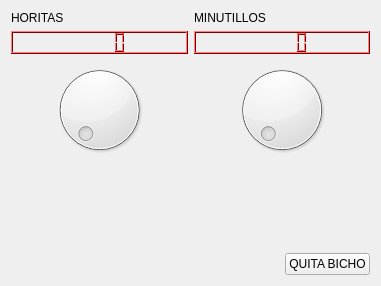
<?xml version="1.0" encoding="UTF-8"?>
<ui version="4.0">
 <class>Form</class>
 <widget class="QWidget" name="Form">
  <property name="geometry">
   <rect>
    <x>0</x>
    <y>0</y>
    <width>381</width>
    <height>286</height>
   </rect>
  </property>
  <property name="windowTitle">
   <string>Form</string>
  </property>
  <layout class="QGridLayout" name="gridLayout_2">
   <item row="0" column="0">
    <layout class="QVBoxLayout" name="verticalLayout">
     <item>
      <layout class="QGridLayout" name="gridLayout">
       <item row="1" column="0">
        <widget class="QLCDNumber" name="lcdNumber">
         <property name="palette">
          <palette>
           <active>
            <colorrole role="WindowText">
             <brush brushstyle="SolidPattern">
              <color alpha="255">
               <red>0</red>
               <green>0</green>
               <blue>0</blue>
              </color>
             </brush>
            </colorrole>
            <colorrole role="Button">
             <brush brushstyle="SolidPattern">
              <color alpha="255">
               <red>255</red>
               <green>0</green>
               <blue>0</blue>
              </color>
             </brush>
            </colorrole>
            <colorrole role="Light">
             <brush brushstyle="SolidPattern">
              <color alpha="255">
               <red>255</red>
               <green>127</green>
               <blue>127</blue>
              </color>
             </brush>
            </colorrole>
            <colorrole role="Midlight">
             <brush brushstyle="SolidPattern">
              <color alpha="255">
               <red>255</red>
               <green>63</green>
               <blue>63</blue>
              </color>
             </brush>
            </colorrole>
            <colorrole role="Dark">
             <brush brushstyle="SolidPattern">
              <color alpha="255">
               <red>127</red>
               <green>0</green>
               <blue>0</blue>
              </color>
             </brush>
            </colorrole>
            <colorrole role="Mid">
             <brush brushstyle="SolidPattern">
              <color alpha="255">
               <red>170</red>
               <green>0</green>
               <blue>0</blue>
              </color>
             </brush>
            </colorrole>
            <colorrole role="Text">
             <brush brushstyle="SolidPattern">
              <color alpha="255">
               <red>0</red>
               <green>0</green>
               <blue>0</blue>
              </color>
             </brush>
            </colorrole>
            <colorrole role="BrightText">
             <brush brushstyle="SolidPattern">
              <color alpha="255">
               <red>255</red>
               <green>255</green>
               <blue>255</blue>
              </color>
             </brush>
            </colorrole>
            <colorrole role="ButtonText">
             <brush brushstyle="SolidPattern">
              <color alpha="255">
               <red>0</red>
               <green>0</green>
               <blue>0</blue>
              </color>
             </brush>
            </colorrole>
            <colorrole role="Base">
             <brush brushstyle="SolidPattern">
              <color alpha="255">
               <red>255</red>
               <green>255</green>
               <blue>255</blue>
              </color>
             </brush>
            </colorrole>
            <colorrole role="Window">
             <brush brushstyle="SolidPattern">
              <color alpha="255">
               <red>255</red>
               <green>0</green>
               <blue>0</blue>
              </color>
             </brush>
            </colorrole>
            <colorrole role="Shadow">
             <brush brushstyle="SolidPattern">
              <color alpha="255">
               <red>0</red>
               <green>0</green>
               <blue>0</blue>
              </color>
             </brush>
            </colorrole>
            <colorrole role="AlternateBase">
             <brush brushstyle="SolidPattern">
              <color alpha="255">
               <red>255</red>
               <green>127</green>
               <blue>127</blue>
              </color>
             </brush>
            </colorrole>
            <colorrole role="ToolTipBase">
             <brush brushstyle="SolidPattern">
              <color alpha="255">
               <red>255</red>
               <green>255</green>
               <blue>220</blue>
              </color>
             </brush>
            </colorrole>
            <colorrole role="ToolTipText">
             <brush brushstyle="SolidPattern">
              <color alpha="255">
               <red>0</red>
               <green>0</green>
               <blue>0</blue>
              </color>
             </brush>
            </colorrole>
            <colorrole role="PlaceholderText">
             <brush brushstyle="SolidPattern">
              <color alpha="128">
               <red>0</red>
               <green>0</green>
               <blue>0</blue>
              </color>
             </brush>
            </colorrole>
           </active>
           <inactive>
            <colorrole role="WindowText">
             <brush brushstyle="SolidPattern">
              <color alpha="255">
               <red>0</red>
               <green>0</green>
               <blue>0</blue>
              </color>
             </brush>
            </colorrole>
            <colorrole role="Button">
             <brush brushstyle="SolidPattern">
              <color alpha="255">
               <red>255</red>
               <green>0</green>
               <blue>0</blue>
              </color>
             </brush>
            </colorrole>
            <colorrole role="Light">
             <brush brushstyle="SolidPattern">
              <color alpha="255">
               <red>255</red>
               <green>127</green>
               <blue>127</blue>
              </color>
             </brush>
            </colorrole>
            <colorrole role="Midlight">
             <brush brushstyle="SolidPattern">
              <color alpha="255">
               <red>255</red>
               <green>63</green>
               <blue>63</blue>
              </color>
             </brush>
            </colorrole>
            <colorrole role="Dark">
             <brush brushstyle="SolidPattern">
              <color alpha="255">
               <red>127</red>
               <green>0</green>
               <blue>0</blue>
              </color>
             </brush>
            </colorrole>
            <colorrole role="Mid">
             <brush brushstyle="SolidPattern">
              <color alpha="255">
               <red>170</red>
               <green>0</green>
               <blue>0</blue>
              </color>
             </brush>
            </colorrole>
            <colorrole role="Text">
             <brush brushstyle="SolidPattern">
              <color alpha="255">
               <red>0</red>
               <green>0</green>
               <blue>0</blue>
              </color>
             </brush>
            </colorrole>
            <colorrole role="BrightText">
             <brush brushstyle="SolidPattern">
              <color alpha="255">
               <red>255</red>
               <green>255</green>
               <blue>255</blue>
              </color>
             </brush>
            </colorrole>
            <colorrole role="ButtonText">
             <brush brushstyle="SolidPattern">
              <color alpha="255">
               <red>0</red>
               <green>0</green>
               <blue>0</blue>
              </color>
             </brush>
            </colorrole>
            <colorrole role="Base">
             <brush brushstyle="SolidPattern">
              <color alpha="255">
               <red>255</red>
               <green>255</green>
               <blue>255</blue>
              </color>
             </brush>
            </colorrole>
            <colorrole role="Window">
             <brush brushstyle="SolidPattern">
              <color alpha="255">
               <red>255</red>
               <green>0</green>
               <blue>0</blue>
              </color>
             </brush>
            </colorrole>
            <colorrole role="Shadow">
             <brush brushstyle="SolidPattern">
              <color alpha="255">
               <red>0</red>
               <green>0</green>
               <blue>0</blue>
              </color>
             </brush>
            </colorrole>
            <colorrole role="AlternateBase">
             <brush brushstyle="SolidPattern">
              <color alpha="255">
               <red>255</red>
               <green>127</green>
               <blue>127</blue>
              </color>
             </brush>
            </colorrole>
            <colorrole role="ToolTipBase">
             <brush brushstyle="SolidPattern">
              <color alpha="255">
               <red>255</red>
               <green>255</green>
               <blue>220</blue>
              </color>
             </brush>
            </colorrole>
            <colorrole role="ToolTipText">
             <brush brushstyle="SolidPattern">
              <color alpha="255">
               <red>0</red>
               <green>0</green>
               <blue>0</blue>
              </color>
             </brush>
            </colorrole>
            <colorrole role="PlaceholderText">
             <brush brushstyle="SolidPattern">
              <color alpha="128">
               <red>0</red>
               <green>0</green>
               <blue>0</blue>
              </color>
             </brush>
            </colorrole>
           </inactive>
           <disabled>
            <colorrole role="WindowText">
             <brush brushstyle="SolidPattern">
              <color alpha="255">
               <red>127</red>
               <green>0</green>
               <blue>0</blue>
              </color>
             </brush>
            </colorrole>
            <colorrole role="Button">
             <brush brushstyle="SolidPattern">
              <color alpha="255">
               <red>255</red>
               <green>0</green>
               <blue>0</blue>
              </color>
             </brush>
            </colorrole>
            <colorrole role="Light">
             <brush brushstyle="SolidPattern">
              <color alpha="255">
               <red>255</red>
               <green>127</green>
               <blue>127</blue>
              </color>
             </brush>
            </colorrole>
            <colorrole role="Midlight">
             <brush brushstyle="SolidPattern">
              <color alpha="255">
               <red>255</red>
               <green>63</green>
               <blue>63</blue>
              </color>
             </brush>
            </colorrole>
            <colorrole role="Dark">
             <brush brushstyle="SolidPattern">
              <color alpha="255">
               <red>127</red>
               <green>0</green>
               <blue>0</blue>
              </color>
             </brush>
            </colorrole>
            <colorrole role="Mid">
             <brush brushstyle="SolidPattern">
              <color alpha="255">
               <red>170</red>
               <green>0</green>
               <blue>0</blue>
              </color>
             </brush>
            </colorrole>
            <colorrole role="Text">
             <brush brushstyle="SolidPattern">
              <color alpha="255">
               <red>127</red>
               <green>0</green>
               <blue>0</blue>
              </color>
             </brush>
            </colorrole>
            <colorrole role="BrightText">
             <brush brushstyle="SolidPattern">
              <color alpha="255">
               <red>255</red>
               <green>255</green>
               <blue>255</blue>
              </color>
             </brush>
            </colorrole>
            <colorrole role="ButtonText">
             <brush brushstyle="SolidPattern">
              <color alpha="255">
               <red>127</red>
               <green>0</green>
               <blue>0</blue>
              </color>
             </brush>
            </colorrole>
            <colorrole role="Base">
             <brush brushstyle="SolidPattern">
              <color alpha="255">
               <red>255</red>
               <green>0</green>
               <blue>0</blue>
              </color>
             </brush>
            </colorrole>
            <colorrole role="Window">
             <brush brushstyle="SolidPattern">
              <color alpha="255">
               <red>255</red>
               <green>0</green>
               <blue>0</blue>
              </color>
             </brush>
            </colorrole>
            <colorrole role="Shadow">
             <brush brushstyle="SolidPattern">
              <color alpha="255">
               <red>0</red>
               <green>0</green>
               <blue>0</blue>
              </color>
             </brush>
            </colorrole>
            <colorrole role="AlternateBase">
             <brush brushstyle="SolidPattern">
              <color alpha="255">
               <red>255</red>
               <green>0</green>
               <blue>0</blue>
              </color>
             </brush>
            </colorrole>
            <colorrole role="ToolTipBase">
             <brush brushstyle="SolidPattern">
              <color alpha="255">
               <red>255</red>
               <green>255</green>
               <blue>220</blue>
              </color>
             </brush>
            </colorrole>
            <colorrole role="ToolTipText">
             <brush brushstyle="SolidPattern">
              <color alpha="255">
               <red>0</red>
               <green>0</green>
               <blue>0</blue>
              </color>
             </brush>
            </colorrole>
            <colorrole role="PlaceholderText">
             <brush brushstyle="SolidPattern">
              <color alpha="128">
               <red>0</red>
               <green>0</green>
               <blue>0</blue>
              </color>
             </brush>
            </colorrole>
           </disabled>
          </palette>
         </property>
        </widget>
       </item>
       <item row="1" column="1">
        <widget class="QLCDNumber" name="lcdNumber_2">
         <property name="palette">
          <palette>
           <active>
            <colorrole role="WindowText">
             <brush brushstyle="SolidPattern">
              <color alpha="255">
               <red>0</red>
               <green>0</green>
               <blue>0</blue>
              </color>
             </brush>
            </colorrole>
            <colorrole role="Button">
             <brush brushstyle="SolidPattern">
              <color alpha="255">
               <red>255</red>
               <green>0</green>
               <blue>0</blue>
              </color>
             </brush>
            </colorrole>
            <colorrole role="Light">
             <brush brushstyle="SolidPattern">
              <color alpha="255">
               <red>255</red>
               <green>127</green>
               <blue>127</blue>
              </color>
             </brush>
            </colorrole>
            <colorrole role="Midlight">
             <brush brushstyle="SolidPattern">
              <color alpha="255">
               <red>255</red>
               <green>63</green>
               <blue>63</blue>
              </color>
             </brush>
            </colorrole>
            <colorrole role="Dark">
             <brush brushstyle="SolidPattern">
              <color alpha="255">
               <red>127</red>
               <green>0</green>
               <blue>0</blue>
              </color>
             </brush>
            </colorrole>
            <colorrole role="Mid">
             <brush brushstyle="SolidPattern">
              <color alpha="255">
               <red>170</red>
               <green>0</green>
               <blue>0</blue>
              </color>
             </brush>
            </colorrole>
            <colorrole role="Text">
             <brush brushstyle="SolidPattern">
              <color alpha="255">
               <red>0</red>
               <green>0</green>
               <blue>0</blue>
              </color>
             </brush>
            </colorrole>
            <colorrole role="BrightText">
             <brush brushstyle="SolidPattern">
              <color alpha="255">
               <red>255</red>
               <green>255</green>
               <blue>255</blue>
              </color>
             </brush>
            </colorrole>
            <colorrole role="ButtonText">
             <brush brushstyle="SolidPattern">
              <color alpha="255">
               <red>0</red>
               <green>0</green>
               <blue>0</blue>
              </color>
             </brush>
            </colorrole>
            <colorrole role="Base">
             <brush brushstyle="SolidPattern">
              <color alpha="255">
               <red>255</red>
               <green>255</green>
               <blue>255</blue>
              </color>
             </brush>
            </colorrole>
            <colorrole role="Window">
             <brush brushstyle="SolidPattern">
              <color alpha="255">
               <red>255</red>
               <green>0</green>
               <blue>0</blue>
              </color>
             </brush>
            </colorrole>
            <colorrole role="Shadow">
             <brush brushstyle="SolidPattern">
              <color alpha="255">
               <red>0</red>
               <green>0</green>
               <blue>0</blue>
              </color>
             </brush>
            </colorrole>
            <colorrole role="AlternateBase">
             <brush brushstyle="SolidPattern">
              <color alpha="255">
               <red>255</red>
               <green>127</green>
               <blue>127</blue>
              </color>
             </brush>
            </colorrole>
            <colorrole role="ToolTipBase">
             <brush brushstyle="SolidPattern">
              <color alpha="255">
               <red>255</red>
               <green>255</green>
               <blue>220</blue>
              </color>
             </brush>
            </colorrole>
            <colorrole role="ToolTipText">
             <brush brushstyle="SolidPattern">
              <color alpha="255">
               <red>0</red>
               <green>0</green>
               <blue>0</blue>
              </color>
             </brush>
            </colorrole>
            <colorrole role="PlaceholderText">
             <brush brushstyle="SolidPattern">
              <color alpha="128">
               <red>0</red>
               <green>0</green>
               <blue>0</blue>
              </color>
             </brush>
            </colorrole>
           </active>
           <inactive>
            <colorrole role="WindowText">
             <brush brushstyle="SolidPattern">
              <color alpha="255">
               <red>0</red>
               <green>0</green>
               <blue>0</blue>
              </color>
             </brush>
            </colorrole>
            <colorrole role="Button">
             <brush brushstyle="SolidPattern">
              <color alpha="255">
               <red>255</red>
               <green>0</green>
               <blue>0</blue>
              </color>
             </brush>
            </colorrole>
            <colorrole role="Light">
             <brush brushstyle="SolidPattern">
              <color alpha="255">
               <red>255</red>
               <green>127</green>
               <blue>127</blue>
              </color>
             </brush>
            </colorrole>
            <colorrole role="Midlight">
             <brush brushstyle="SolidPattern">
              <color alpha="255">
               <red>255</red>
               <green>63</green>
               <blue>63</blue>
              </color>
             </brush>
            </colorrole>
            <colorrole role="Dark">
             <brush brushstyle="SolidPattern">
              <color alpha="255">
               <red>127</red>
               <green>0</green>
               <blue>0</blue>
              </color>
             </brush>
            </colorrole>
            <colorrole role="Mid">
             <brush brushstyle="SolidPattern">
              <color alpha="255">
               <red>170</red>
               <green>0</green>
               <blue>0</blue>
              </color>
             </brush>
            </colorrole>
            <colorrole role="Text">
             <brush brushstyle="SolidPattern">
              <color alpha="255">
               <red>0</red>
               <green>0</green>
               <blue>0</blue>
              </color>
             </brush>
            </colorrole>
            <colorrole role="BrightText">
             <brush brushstyle="SolidPattern">
              <color alpha="255">
               <red>255</red>
               <green>255</green>
               <blue>255</blue>
              </color>
             </brush>
            </colorrole>
            <colorrole role="ButtonText">
             <brush brushstyle="SolidPattern">
              <color alpha="255">
               <red>0</red>
               <green>0</green>
               <blue>0</blue>
              </color>
             </brush>
            </colorrole>
            <colorrole role="Base">
             <brush brushstyle="SolidPattern">
              <color alpha="255">
               <red>255</red>
               <green>255</green>
               <blue>255</blue>
              </color>
             </brush>
            </colorrole>
            <colorrole role="Window">
             <brush brushstyle="SolidPattern">
              <color alpha="255">
               <red>255</red>
               <green>0</green>
               <blue>0</blue>
              </color>
             </brush>
            </colorrole>
            <colorrole role="Shadow">
             <brush brushstyle="SolidPattern">
              <color alpha="255">
               <red>0</red>
               <green>0</green>
               <blue>0</blue>
              </color>
             </brush>
            </colorrole>
            <colorrole role="AlternateBase">
             <brush brushstyle="SolidPattern">
              <color alpha="255">
               <red>255</red>
               <green>127</green>
               <blue>127</blue>
              </color>
             </brush>
            </colorrole>
            <colorrole role="ToolTipBase">
             <brush brushstyle="SolidPattern">
              <color alpha="255">
               <red>255</red>
               <green>255</green>
               <blue>220</blue>
              </color>
             </brush>
            </colorrole>
            <colorrole role="ToolTipText">
             <brush brushstyle="SolidPattern">
              <color alpha="255">
               <red>0</red>
               <green>0</green>
               <blue>0</blue>
              </color>
             </brush>
            </colorrole>
            <colorrole role="PlaceholderText">
             <brush brushstyle="SolidPattern">
              <color alpha="128">
               <red>0</red>
               <green>0</green>
               <blue>0</blue>
              </color>
             </brush>
            </colorrole>
           </inactive>
           <disabled>
            <colorrole role="WindowText">
             <brush brushstyle="SolidPattern">
              <color alpha="255">
               <red>127</red>
               <green>0</green>
               <blue>0</blue>
              </color>
             </brush>
            </colorrole>
            <colorrole role="Button">
             <brush brushstyle="SolidPattern">
              <color alpha="255">
               <red>255</red>
               <green>0</green>
               <blue>0</blue>
              </color>
             </brush>
            </colorrole>
            <colorrole role="Light">
             <brush brushstyle="SolidPattern">
              <color alpha="255">
               <red>255</red>
               <green>127</green>
               <blue>127</blue>
              </color>
             </brush>
            </colorrole>
            <colorrole role="Midlight">
             <brush brushstyle="SolidPattern">
              <color alpha="255">
               <red>255</red>
               <green>63</green>
               <blue>63</blue>
              </color>
             </brush>
            </colorrole>
            <colorrole role="Dark">
             <brush brushstyle="SolidPattern">
              <color alpha="255">
               <red>127</red>
               <green>0</green>
               <blue>0</blue>
              </color>
             </brush>
            </colorrole>
            <colorrole role="Mid">
             <brush brushstyle="SolidPattern">
              <color alpha="255">
               <red>170</red>
               <green>0</green>
               <blue>0</blue>
              </color>
             </brush>
            </colorrole>
            <colorrole role="Text">
             <brush brushstyle="SolidPattern">
              <color alpha="255">
               <red>127</red>
               <green>0</green>
               <blue>0</blue>
              </color>
             </brush>
            </colorrole>
            <colorrole role="BrightText">
             <brush brushstyle="SolidPattern">
              <color alpha="255">
               <red>255</red>
               <green>255</green>
               <blue>255</blue>
              </color>
             </brush>
            </colorrole>
            <colorrole role="ButtonText">
             <brush brushstyle="SolidPattern">
              <color alpha="255">
               <red>127</red>
               <green>0</green>
               <blue>0</blue>
              </color>
             </brush>
            </colorrole>
            <colorrole role="Base">
             <brush brushstyle="SolidPattern">
              <color alpha="255">
               <red>255</red>
               <green>0</green>
               <blue>0</blue>
              </color>
             </brush>
            </colorrole>
            <colorrole role="Window">
             <brush brushstyle="SolidPattern">
              <color alpha="255">
               <red>255</red>
               <green>0</green>
               <blue>0</blue>
              </color>
             </brush>
            </colorrole>
            <colorrole role="Shadow">
             <brush brushstyle="SolidPattern">
              <color alpha="255">
               <red>0</red>
               <green>0</green>
               <blue>0</blue>
              </color>
             </brush>
            </colorrole>
            <colorrole role="AlternateBase">
             <brush brushstyle="SolidPattern">
              <color alpha="255">
               <red>255</red>
               <green>0</green>
               <blue>0</blue>
              </color>
             </brush>
            </colorrole>
            <colorrole role="ToolTipBase">
             <brush brushstyle="SolidPattern">
              <color alpha="255">
               <red>255</red>
               <green>255</green>
               <blue>220</blue>
              </color>
             </brush>
            </colorrole>
            <colorrole role="ToolTipText">
             <brush brushstyle="SolidPattern">
              <color alpha="255">
               <red>0</red>
               <green>0</green>
               <blue>0</blue>
              </color>
             </brush>
            </colorrole>
            <colorrole role="PlaceholderText">
             <brush brushstyle="SolidPattern">
              <color alpha="128">
               <red>0</red>
               <green>0</green>
               <blue>0</blue>
              </color>
             </brush>
            </colorrole>
           </disabled>
          </palette>
         </property>
        </widget>
       </item>
       <item row="2" column="0">
        <widget class="QDial" name="dial">
         <property name="maximum">
          <number>23</number>
         </property>
        </widget>
       </item>
       <item row="0" column="1">
        <widget class="QLabel" name="label_2">
         <property name="text">
          <string>MINUTILLOS</string>
         </property>
        </widget>
       </item>
       <item row="0" column="0">
        <widget class="QLabel" name="label">
         <property name="text">
          <string>HORITAS</string>
         </property>
        </widget>
       </item>
       <item row="2" column="1">
        <widget class="QDial" name="dial_2">
         <property name="maximum">
          <number>59</number>
         </property>
        </widget>
       </item>
      </layout>
     </item>
     <item>
      <spacer name="verticalSpacer">
       <property name="orientation">
        <enum>Qt::Vertical</enum>
       </property>
       <property name="sizeHint" stdset="0">
        <size>
         <width>20</width>
         <height>40</height>
        </size>
       </property>
      </spacer>
     </item>
     <item>
      <layout class="QHBoxLayout" name="horizontalLayout">
       <item>
        <spacer name="horizontalSpacer">
         <property name="orientation">
          <enum>Qt::Horizontal</enum>
         </property>
         <property name="sizeHint" stdset="0">
          <size>
           <width>40</width>
           <height>20</height>
          </size>
         </property>
        </spacer>
       </item>
       <item>
        <widget class="QPushButton" name="pushButton_2">
         <property name="text">
          <string>QUITA BICHO</string>
         </property>
        </widget>
       </item>
      </layout>
     </item>
    </layout>
   </item>
  </layout>
 </widget>
 <resources/>
 <connections/>
</ui>
